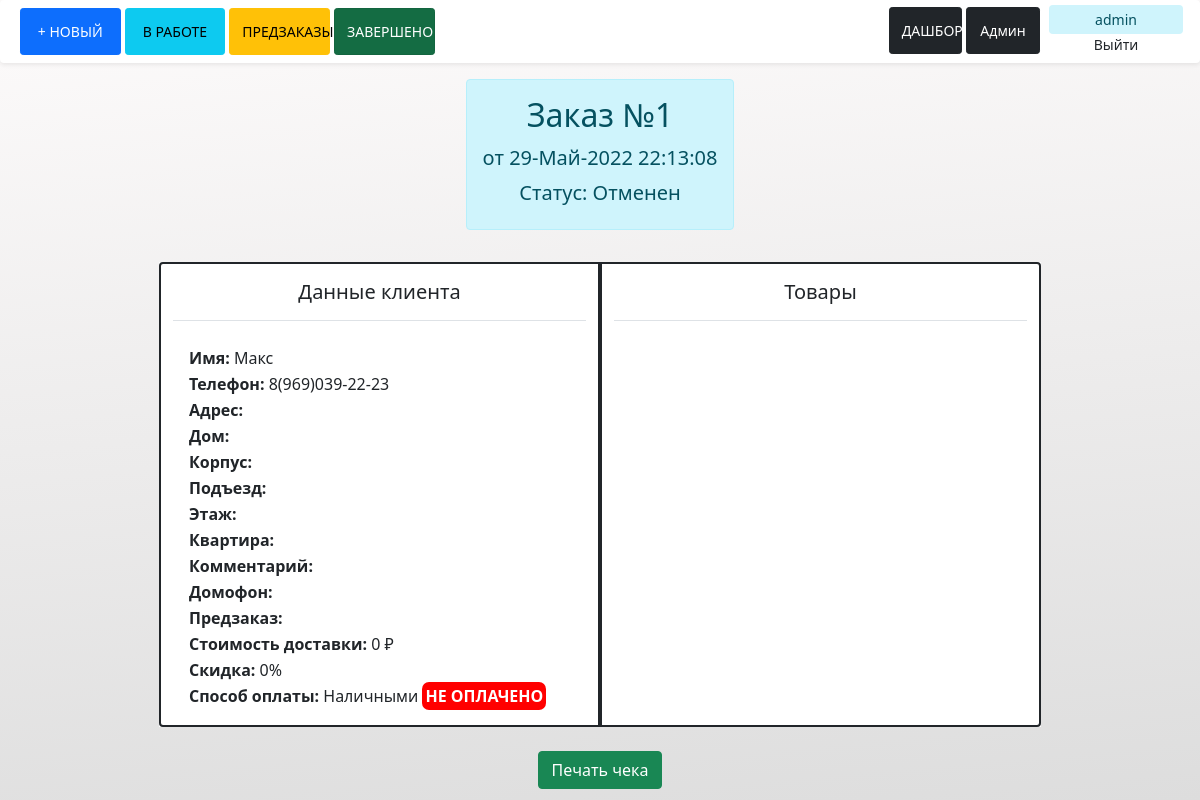
Page /order_detail/1/ (signed in) on the committed database.
### orders/models.py (models this page shows)
class Order(models.Model):
    NEW = 'NEW'
    PREORDER = 'PRO'
    PREPARING = 'PRP'
    READY = 'RDY'
    DELIVERED = 'DLV'
    COMPLETED = 'COM'
    CANCELED = 'CAN'
    ORDER_STATUS_CHOICES = (
        (NEW, 'Новый'),
        (PREORDER, 'Предзаказ'),
        (PREPARING, 'Готовится'),
        (READY, 'Готов'),
        (DELIVERED, 'Доставляется'),
        (COMPLETED, 'Выполнен'),
        (CANCELED, 'Отменен')
    )
    CASH = 'CAS'
    ONLINE = 'ONL'
    TERMINAL = 'TER'
    TRANSFER = 'TRN'
    PAY_METHOD_CHOICES = (
        (CASH, 'Наличными'),
        (ONLINE, 'Онлайн'),
        (TERMINAL, 'Терминал'),
        (TRANSFER, 'Переводом')
    )
    client_data = models.ForeignKey(
        Client,
        on_delete=models.SET_NULL,
        verbose_name="Клиент",
        related_name="c_order",
        blank=True,
        null=True,
    )
    order_status = models.CharField(
        "Статус заказа",
        max_length=3,
        choices=ORDER_STATUS_CHOICES,
        default=NEW,
        blank=True,
        null=True,
    )
    delivery_price = models.ForeignKey(
        DeliveryPrice,
        on_delete=models.SET_NULL,
        verbose_name="Стоимость доставки",
        related_name="shipping_cost",
        blank=True,
        null=True,
    )
    discount_sum = models.ForeignKey(
        Discounts,
        on_delete=models.SET_NULL,
        verbose_name="Скидка на заказ",
        related_name="orders_discount",
        blank=True,
        null=True,
    )
    pay_method = models.CharField(
        "Способ оплаты",
        choices=PAY_METHOD_CHOICES,
        default=CASH,
        max_length=3,
        blank=True,
        null=True,
    )
    paid = models.BooleanField(verbose_name="Оплачено", default=False)
    persons = models.PositiveIntegerField("Количество персон",
                                          blank=True, null=True, default=0)
    pre_order = models.DateTimeField("Доставить", blank=True, null=True)
    staff_comment = models.TextField("Комментарий для повара",
                                     max_length=150, blank=True, null=True)
    sales_channel = models.ForeignKey(
        SalesChannel,
        on_delete=models.SET_NULL,
        verbose_name="Канал продаж",
        related_name="channels",
        blank=True,
        null=True,
    )
    courier = models.ForeignKey(
        Courier,
        on_delete=models.CASCADE,
        verbose_name="Курьер",
        related_name="courier",
        blank=True,
        null=True,
    )
    created_at = models.DateTimeField("Создано", auto_now_add=True)
    updated_at = models.DateTimeField("Обновлено", auto_now=True)
    operator = models.ForeignKey(
        User,
        on_delete=models.SET_NULL,
        null=True,
        verbose_name="Оператор",
    )
    class Meta:
        verbose_name = "заказ"
        verbose_name_plural = "заказы"
        ordering = ['-created_at']
    def __str__(self):
        return f"Заказ №{self.pk}"

### clients/models.py (models this page shows, shortened)
class Client(models.Model):
    name = models.CharField("Имя", max_length=30)
    phone = models.CharField("Телефон", max_length=18, db_index=True)
    address = models.CharField("Адрес", max_length=250, blank=True, null=True)
    home = models.CharField("Дом", max_length=250, blank=True, null=True)
    building = models.CharField("Корпус", max_length=250, blank=True, null=True)
    room = models.CharField("Квартира", max_length=50, blank=True, null=True)
    entrance = models.CharField("Подъезд", max_length=50, blank=True, null=True)
    floor = models.CharField("Этаж", max_length=10, blank=True, null=True)
    code = models.CharField("Код домофона", max_length=50, blank=True, null=True)
    mark = models.TextField("Отметка", max_length=150, blank=True, null=True)
    orders_count = models.PositiveIntegerField("Количество заказов", default='0', blank=True)
    client_type = models.ForeignKey(
        ClientType,
        verbose_name="Тип клиента",
        on_delete=models.SET_NULL,
        blank=True,
        null=True,
    )
    created_at = models.DateTimeField("Создано", auto_now_add=True)
    updated_at = models.DateTimeField("Обновлено", auto_now=True)
    class Meta:
        verbose_name = "клиент"
        verbose_name_plural = "клиенты"

### orders/views.py (the view)
# urls.py: path('order_detail/<int:pk>/', OrderDetailView.as_view(), name='order_detail'),
class OrderDetailView(LoginRequiredMixin, DetailView):
    model = Order
    extra_context = {'title': "Детали заказа"}
    redirect_to_login = True
    success_url = reverse_lazy('order_detail')

### templates/orders/order_detail.html (shortened to what this page needs)
{% extends 'base.html' %}
{% block navbar %}
    {% include 'orders/includes/navbar.html' %}
{% endblock navbar %}
{% block content %}
    <div class="container-fluid">
        <div class="row">
            <div class="col m-3 text-center d-flex justify-content-center">
                <h2 class="alert alert-info text-center">
                    {{ object }} <br>
                    <span class="h5">от {{ object.created_at|date:"d-M-Y H:i:s" }}</span>
                    <p class="h5 mt-2">Статус: {{ object.get_order_status_display }}</p>
                </h2>
            </div>
        </div>
        <div class="row m-auto bg-white  w-75">
            <div class="col rounded-start" style="border: 2px solid">
                <h5 class="text-center p-3 border-bottom">Данные клиента</h5>
                <table>
                    <tbody>
                    <tr class="row text-start p-3">
                        <td><b>Имя:</b> {{ object.client_data.name|default_if_none:'' }}</td>
                        <td><b>Телефон:</b> {{ object.client_data.phone|default_if_none:'' }}</td>
                        <td><b>Адрес:</b> {{ object.client_data.address|default_if_none:'' }}</td>
                        <td><b>Дом:</b> {{ object.client_data.home|default_if_none:'' }}</td>
                        <td><b>Корпус:</b> {{ object.client_data.building|default_if_none:'' }}</td>
                        <td><b>Подъезд:</b> {{ object.client_data.entrance|default_if_none:'' }}</td>
                        <td><b>Этаж:</b> {{ object.client_data.floor|default_if_none:'' }}</td>
                        <td><b>Квартира:</b> {{ object.client_data.room|default_if_none:'' }}</td>
                        <td><b>Комментарий:</b> {{ object.staff_comment|default_if_none:'' }}</td>
                        <td><b>Домофон:</b> {{ object.client_data.code|default_if_none:'' }}</td>
                        <td><b>Предзаказ:</b> {{ object.pre_order|default_if_none:'' }}</td>
                        <td><b>Стоимость доставки:</b> {{ object.delivery_price|default_if_none:'0 ₽' }}</td>
                        <td><b>Скидка:</b>
                            {% if object.discount_sum.discount_type == 'SUM' %}
                                {{ object.discount_sum.discount|default:'0 ₽' }} руб.
                            {% else %}
                                {{ object.discount_sum.discount|default:'0' }}%
                            {% endif %}
                        </td>
                        <td><b>Способ оплаты:</b>
                            {{ object.get_pay_method_display }}
                            {% if object.paid == True %}
                                <b style="background-color: lawngreen; padding: 3px; border-radius: 7px">ОПЛАЧЕНО</b>
                            {% else %}
                                <b style="color: white; background-color: red; padding: 3px; border-radius: 7px">НЕ
                                    ОПЛАЧЕНО</b>
                            {% endif %}
                        </td>
                    </tr>
                    </tbody>
                </table>
            </div>
            <div class="col rounded-end" style="border: 2px solid">
                <h5 class="text-center p-3 border-bottom">Товары</h5>
            </div>
        </div>
        <div class="text-center mt-4">
            <a href="{% url 'orders:check' order.id %}"
               class="btn btn-success text-center"
               target="_blank">Печать чека
            </a>
        </div>
    </div>
{% endblock content %}

### templates/orders/includes/navbar.html
<nav class="container-fluid shadow-sm bg-white sticky-top rounded" style="z-index: 1999">
    <div class="col-7 p-2" id="orders_nav">
        <a href="{% url "orders:create_order" %}"
           class="btn btn-sm btn-primary nav_button">+ НОВЫЙ
        </a>
        <a href="{% url "orders:orders_list" %}"
           class="btn btn-sm btn-info nav_button">
            В РАБОТЕ
        </a>
        <a href="{% url "orders:pre_orders_list" %}"
           class="btn btn-sm btn-warning nav_button">
            ПРЕДЗАКАЗЫ
        </a>
        <a href="{% url "orders:completed_orders_list" %}"
           class="btn btn-sm btn-success active nav_button">
            ЗАВЕРШЕНО
        </a>
    </div>
    <div class="col-5" style="text-align: right;">
        {% if user.is_superuser %}
            <a href="{% url "orders:dash" %}" class="btn btn-sm btn-dark nav_button">ДАШБОРД</a>
            <a href="{% url "admin:index" %}" class="btn btn-sm btn-dark nav_button">Админ</a>
        {% endif %}
        <a href="{% url "logout" %}" class="btn btn-sm p-1" style="width: 9rem">
            <div class="alert-info p-1 rounded-2">{{ user }}</div>
            <div>Выйти</div>
        </a>
    </div>
</nav>

### static/css/style.css (style rules this page uses)
html { overflow: auto; height: 100%; background-image: linear-gradient( 0deg, #fdfbfb 0%, #dddddd 100%); }
body { background-image: linear-gradient( 175deg, #fdfbfb 0%, #dddddd 100%); height: 100%; }
nav { display: flex; justify-content: space-between; }
.nav_button { padding: 12px !important; width: 15%; }

### rows in the picture
Order: id "Заказ №1", created_at "29-Май-2022 22:13:08", order_status "Отменен", client_data.name "Макс", client_data.phone "8(969)039-22-23", delivery_price "0 ₽", discount_sum.discount "0", pay_method "Наличными"

### other values in the picture
{{ user }} "admin"
